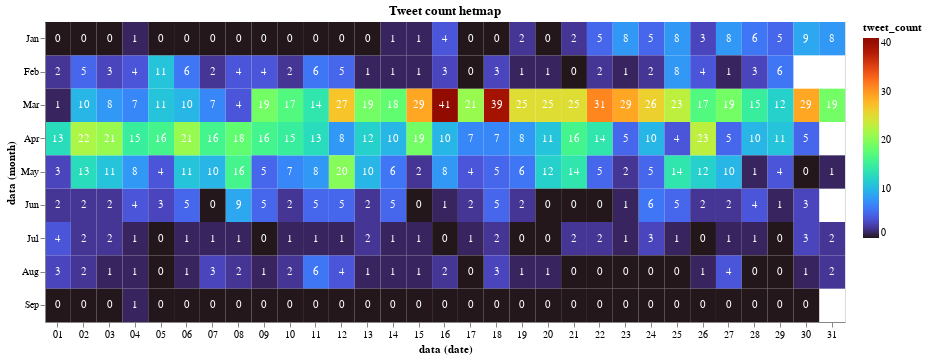

The notebook cell this image was saved under:
### Markdown cell above
The heatmap is created and visualized through the 'altair_viewer':

### Code cell
chart = alt.Chart(
    df,
    title="Tweet count hetmap"
).mark_rect().encode(
    x='date(data):O',
    y='month(data):O',
    color=alt.Color('tweet_count:Q', scale=alt.Scale(scheme="turbo")),
    tooltip=[
        alt.Tooltip('monthdate(data):T', title='Date'),
        alt.Tooltip('tweet_count:Q', title='Tweet Count')
    ]
).properties(width=800, height=300)

# Configure text
text = chart.mark_text(baseline='middle').encode(
    text='tweet_count:Q',
    color=alt.condition(
        alt.datum.num_cars > 100,
        alt.value('black'),
        alt.value('white')
    )
)

chart + text

### Figure 1 — Vega-Lite specification as saved in the notebook (floating-point values rounded to 4 significant figures; data arrays with more than 128 entries replaced by an {"elided": "..."} marker saying what was removed)
{"config": {"view": {"continuousWidth": 400, "continuousHeight": 300}}, "layer": [{"mark": "rect", "encoding": {"color": {"type": "quantitative", "field": "tweet_count", "scale": {"scheme": "turbo"}}, "tooltip": [{"type": "temporal", "field": "data", "timeUnit": "monthdate", "title": "Date"}, {"type": "quantitative", "field": "tweet_count", "title": "Tweet Count"}], "x": {"type": "ordinal", "field": "data", "timeUnit": "date"}, "y": {"type": "ordinal", "field": "data", "timeUnit": "month"}}, "height": 300, "title": "Tweet count hetmap", "width": 800}, {"mark": {"type": "text", "baseline": "middle"}, "encoding": {"color": {"condition": {"value": "black", "test": "(datum.num_cars > 100)"}, "value": "white"}, "text": {"type": "quantitative", "field": "tweet_count"}, "tooltip": [{"type": "temporal", "field": "data", "timeUnit": "monthdate", "title": "Date"}, {"type": "quantitative", "field": "tweet_count", "title": "Tweet Count"}], "x": {"type": "ordinal", "field": "data", "timeUnit": "date"}, "y": {"type": "ordinal", "field": "data", "timeUnit": "month"}}, "height": 300, "title": "Tweet count hetmap", "width": 800}], "data": {"name": "data-5777d87f7e0079cf209b4d99ca8dca54"}, "$schema": "https://vega.github.io/schema/vega-lite/v4.8.1.json", "datasets": {"data-5777d87f7e0079cf209b4d99ca8dca54": {"elided": "274 records"}}}
